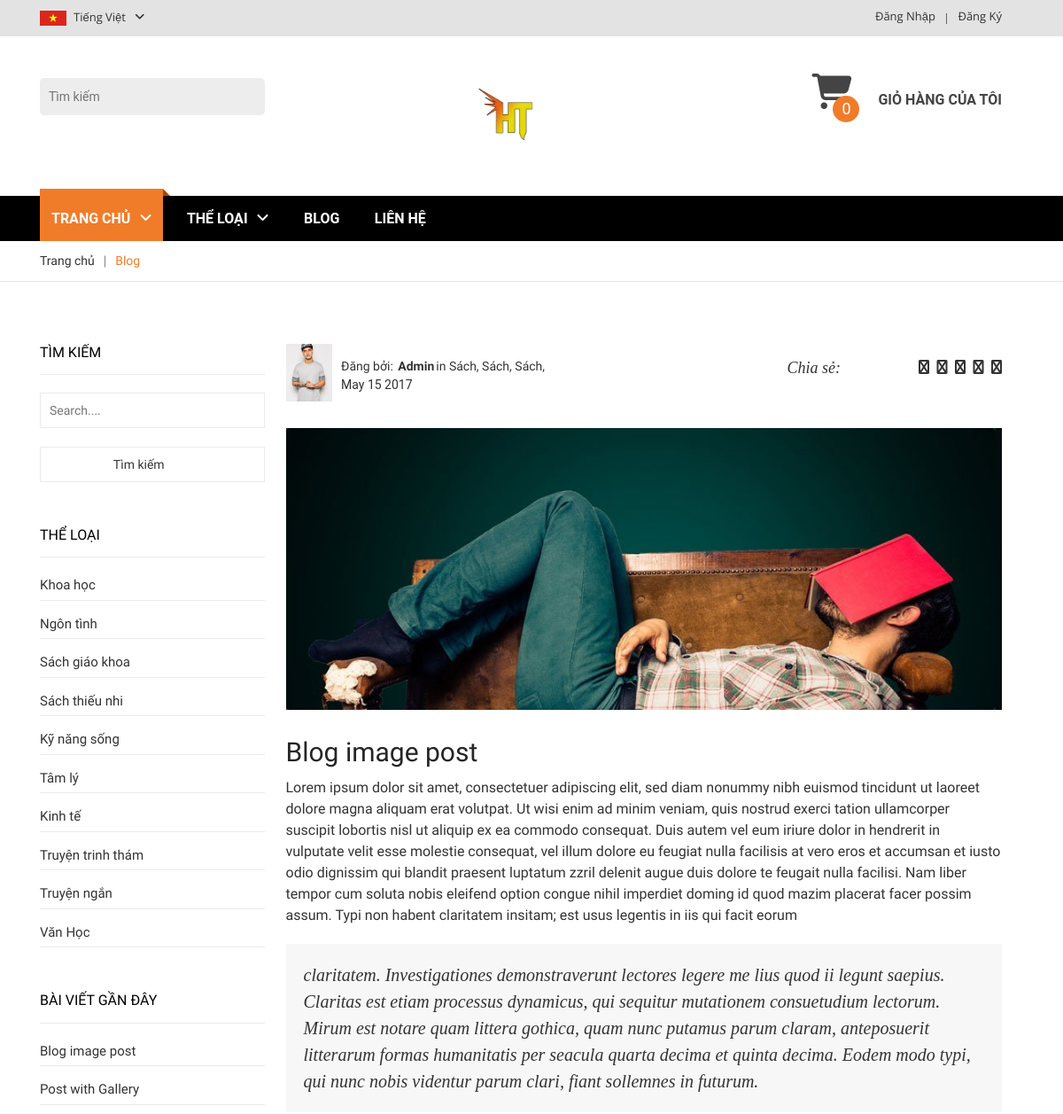
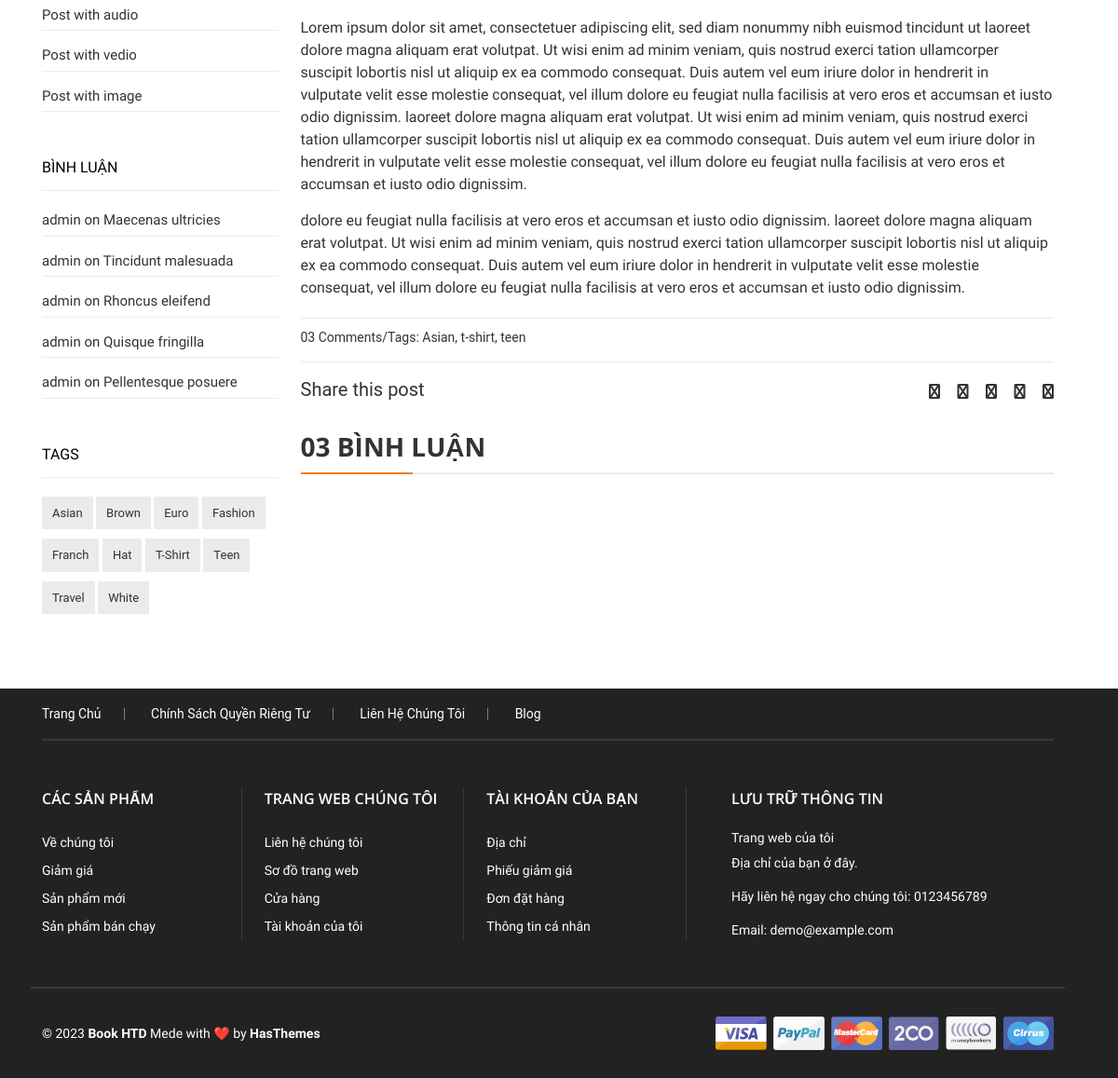
The app's page /index.php?act=blog with its own data (2 pictures, top to bottom).
### tables this page shows
CREATE TABLE `theloai` (
  `id` int(11) NOT NULL,
  `name` varchar(255) NOT NULL
);

### model/pdo.php (called while the page is built, shortened)
<?php
function pdo_get_connection()
{
    $dburl = "mysql:host=localhost;dbname=duan1;charset=utf8";
    $username = 'root';
    $password = '';
    $conn = new PDO($dburl, $username, $password);
    $conn->setAttribute(PDO::ATTR_ERRMODE, PDO::ERRMODE_EXCEPTION);
    return $conn;
}
function pdo_query($sql)
{
    $sql_args = array_slice(func_get_args(), 1);
    try {
        $conn = pdo_get_connection();
        $stmt = $conn->prepare($sql);
        $stmt->execute($sql_args);
        $rows = $stmt->fetchAll();
        return $rows;
    } catch (PDOException $e) {
        throw $e;
    } finally {
        unset($conn);
    }
}

### model/the_loai.php (called while the page is built, shortened)
<?php
function loadall_the_loai(){
    $sql = "select * from theloai order by id desc";
    $listtheloai = pdo_query($sql);
    return $listtheloai;
}
?>

### view/blog.php (the view, shortened to what this page needs)
<div class="breadcrumbs-area mb-70">
	<div class="container">
		<div class="row">
			<div class="col-lg-12">
				<div class="breadcrumbs-menu">
					<ul>
						<li><a href="index.php">Trang chủ</a></li>
						<li><a href="#" class="active">Blog</a></li>
					</ul>
				</div>
			</div>
		</div>
	</div>
</div>
<div class="blog-main-area mb-70">
	<div class="container">
		<div class="row">
			<div class="col-lg-3 col-md-12 col-12 order-lg-1 order-2 mt-sm-50">
				<div class="single-blog mb-50">
					<div class="blog-left-title">
						<h3>Tìm kiếm</h3>
					</div>
					<div class="side-form">
						<form action="index.php?act=truyen" method="post">
							<input type="text" placeholder="Search...." name="kyw"><br><br>
							<input type="submit" name="timkiem" value="Tìm kiếm">
						</form>
					</div>
				</div>
				<div class="single-blog mb-50">
					<div class="blog-left-title">
						<h3>Thể loại</h3>
					</div>
					<div class="blog-side-menu">
						<ul>
							<?php
							foreach ($dstl as $theloai) {
								extract($theloai);
								$linktl = "index.php?act=truyen&iddm=" . $id;
								echo '<li><a href="' . $linktl . '">' . $name . '</a></li>';
							}
							?>
						</ul>
					</div>
				</div>
				<div class="single-blog mb-50">
					<div class="blog-left-title">
						<h3>Bài viết gần đây</h3>
					</div>
					<div class="blog-side-menu">
						<ul>
							<li><a href="#">Blog image post</a></li>
							<li><a href="#">Post with Gallery</a></li>
							<li><a href="#">Post with audio</a></li>
							<li><a href="#">Post with vedio</a></li>
							<li><a href="#">Post with image</a></li>
						</ul>
					</div>
				</div>
				<div class="single-blog mb-50">
					<div class="blog-left-title">
						<h3>Bình luận</h3>
					</div>
					<div class="blog-side-menu">
						<ul>
							<li><a href="#">admin on Maecenas ultricies</a></li>
							<li><a href="#">admin on Tincidunt malesuada</a></li>
							<li><a href="#">admin on Rhoncus eleifend</a></li>
							<li><a href="#">admin on Quisque fringilla</a></li>
							<li><a href="#">admin on Pellentesque posuere</a></li>
						</ul>
					</div>
				</div>
				<div class="single-blog">
					<div class="blog-left-title">
						<h3>Tags</h3>
					</div>
					<div class="blog-tag">
						<ul>
							<li><a href="#">Asian</a></li>
							<li><a href="#">Brown</a></li>
							<li><a href="#">Euro</a></li>
							<li><a href="#">Fashion</a></li>
							<li><a href="#">Franch</a></li>
							<li><a href="#">Hat</a></li>
							<li><a href="#">T-Shirt</a></li>
							<li><a href="#">Teen</a></li>
							<li><a href="#">Travel</a></li>
							<li><a href="#">White</a></li>
						</ul>
					</div>
				</div>
			</div>
			<div class="col-lg-9 col-md-12 col-12 order-lg-2 order-1">
				<div class="blog-main-wrapper">
					<div class="author-destils mb-30">
						<div class="author-left">
							<div class="author-img">
								<a href="#"><img src="view/img/author/1.jpg" alt="man" /></a>
							</div>
							<div class="author-description">
								<p>Đăng bởi:
									<a href="#"><span>Admin</span>in</a>
									<a href="#">Sách,</a>
									<a href="#">Sách,</a>
									<a href="#">Sách,</a>
								</p>
								<span>May 15 2017</span>
							</div>
						</div>
						<div class="author-right">
							<span>Chia sẻ:</span>
							<ul>
								<li><a href="#"><i class="fa fa-facebook"></i></a></li>
								<li><a href="#"><i class="fa fa-twitter"></i></a></li>
								<li><a href="#"><i class="fa fa-dribbble"></i></a></li>
								<li><a href="#"><i class="fa fa-google-plus"></i></a></li>
								<li><a href="#"><i class="fa fa-instagram"></i></a></li>
							</ul>
						</div>
					</div>
					<div class="blog-img mb-30">
						<img src="view/img/blog/1.jpg" alt="blog" />
					</div>
					<div class="single-blog-content">
						<div class="single-blog-title">
							<h3>Blog image post</h3>
						</div>
						<div class="blog-single-content">
							<p>Lorem ipsum dolor sit amet, consectetuer adipiscing elit, sed diam nonummy nibh euismod tincidunt ut laoreet dolore magna aliquam erat volutpat. Ut wisi enim ad minim veniam, quis nostrud exerci tation ullamcorper suscipit lobortis nisl ut aliquip ex ea commodo consequat. Duis autem vel eum iriure dolor in hendrerit in vulputate velit esse molestie consequat, vel illum dolore eu feugiat nulla facilisis at vero eros et accumsan et iusto odio dignissim qui blandit praesent luptatum zzril delenit augue duis dolore te feugait nulla facilisi. Nam liber tempor cum soluta nobis eleifend option congue nihil imperdiet doming id quod mazim placerat facer possim assum. Typi non habent claritatem insitam; est usus legentis in iis qui facit eorum</p>
							<blockquote class="blockstyle">claritatem. Investigationes demonstraverunt lectores legere me lius quod ii legunt saepius. Claritas est etiam processus dynamicus, qui sequitur mutationem consuetudium lectorum. Mirum est notare quam littera gothica, quam nunc putamus parum claram, anteposuerit litterarum formas humanitatis per seacula quarta decima et quinta decima. Eodem modo typi, qui nunc nobis videntur parum clari, fiant sollemnes in futurum.</blockquote>
							<p>Lorem ipsum dolor sit amet, consectetuer adipiscing elit, sed diam nonummy nibh euismod tincidunt ut laoreet dolore magna aliquam erat volutpat. Ut wisi enim ad minim veniam, quis nostrud exerci tation ullamcorper suscipit lobortis nisl ut aliquip ex ea commodo consequat. Duis autem vel eum iriure dolor in hendrerit in vulputate velit esse molestie consequat, vel illum dolore eu feugiat nulla facilisis at vero eros et accumsan et iusto odio dignissim. laoreet dolore magna aliquam erat volutpat. Ut wisi enim ad minim veniam, quis nostrud exerci tation ullamcorper suscipit lobortis nisl ut aliquip ex ea commodo consequat. Duis autem vel eum iriure dolor in hendrerit in vulputate velit esse molestie consequat, vel illum dolore eu feugiat nulla facilisis at vero eros et accumsan et iusto odio dignissim.</p>
							<p>dolore eu feugiat nulla facilisis at vero eros et accumsan et iusto odio dignissim. laoreet dolore magna aliquam erat volutpat. Ut wisi enim ad minim veniam, quis nostrud exerci tation ullamcorper suscipit lobortis nisl ut aliquip ex ea commodo consequat. Duis autem vel eum iriure dolor in hendrerit in vulputate velit esse molestie consequat, vel illum dolore eu feugiat nulla facilisis at vero eros et accumsan et iusto odio dignissim.</p>
						</div>
					</div>
					<div class="comment-tag">
						<p>03 Comments/Tags: Asian, t-shirt, teen </p>
					</div>
					<div class="sharing-post mt-20">
						<div class="share-text">
							<span>Share this post</span>
						</div>
						<div class="share-icon">
							<ul>
								<li><a href="#"><i class="fa fa-facebook"></i></a></li>
								<li><a href="#"><i class="fa fa-twitter"></i></a></li>
								<li><a href="#"><i class="fa fa-dribbble"></i></a></li>
								<li><a href="#"><i class="fa fa-google-plus"></i></a></li>
								<li><a href="#"><i class="fa fa-instagram"></i></a></li>
							</ul>
						</div>
					</div>
					<div class="comment-title-wrap mt-30" id="binhluan">
						<h3>03 Bình luận</h3>
					</div>
					<div class="comment-input mt-40">
						<div class="row">
							<div class="col-lg-4 col-md-4 col-sm-12 col-xs-12">
							</div>
							<div class="col-lg-4 col-md-4 col-sm-12 col-xs-12">
							</div>
						</div>
					</div>
				</div>
			</div>
		</div>
	</div>
</div>

### view/css/mau.css (style rules this page uses)
:root { --white-color: #fff; --black-color: #000; --text-color: #333; }
* { margin: 0; padding: 0; box-sizing: border-box; }
body { font-family: 'Roboto', sans-serif; }
.row { display: flex; width: 100%; }
form { text-align: center; }

### view/css/responsive.css (style rules this page uses)
@media (min-width: 1170px) and (max-width: 1299px) { .author-destils .author-right ul li { margin-left: 5px; } }

### records on screen
theloai: name "Khoa học"
theloai: name "Ngôn tình"
theloai: name "Sách giáo khoa"
theloai: name "Sách thiếu nhi"
theloai: name "Kỹ năng sống"
theloai: name "Tâm lý"
theloai: name "Kinh tế"
theloai: name "Truyện trinh thám"
theloai: name "Truyện ngắn"
theloai: name "Văn Học"

### other values on screen
$countCart "0"
